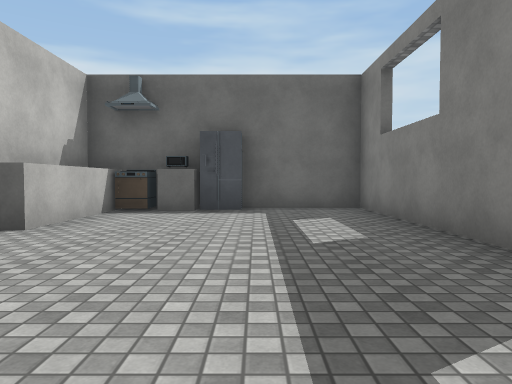
View 1 (above)

23 first-person views from a walk through a Unity game level. The camera is 1.2 m above the floor, tilts 2° down and sees 70° across. Doors are open. The floor is counted in squares, 2.06 m on a side. Each view is taken from the middle of a square. On the plan, view 1 faces up. The plan holds only what a view shows up to about 10 squares ahead; the rest is blank. The place goes on beyond the plan. The player is left out. Some surface patterns are stand-ins.

View 2
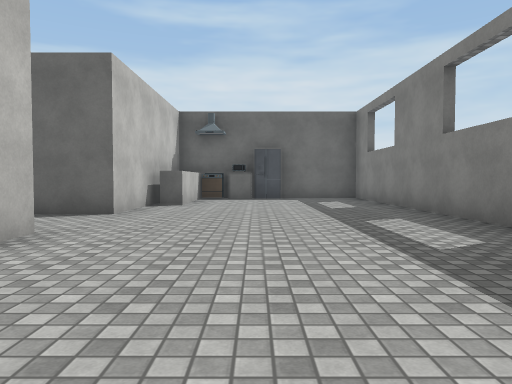

View 3
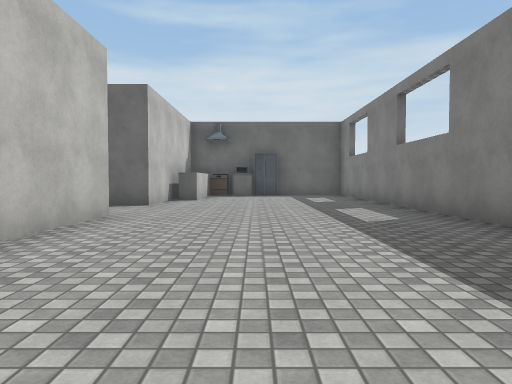

View 4
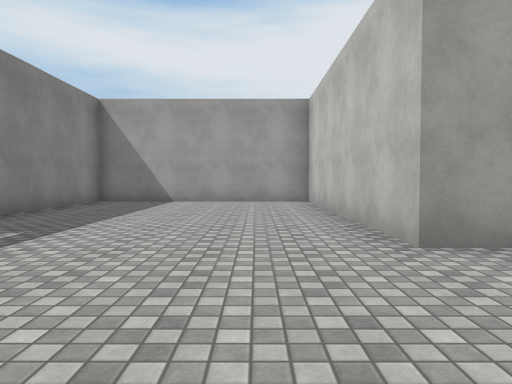

View 5
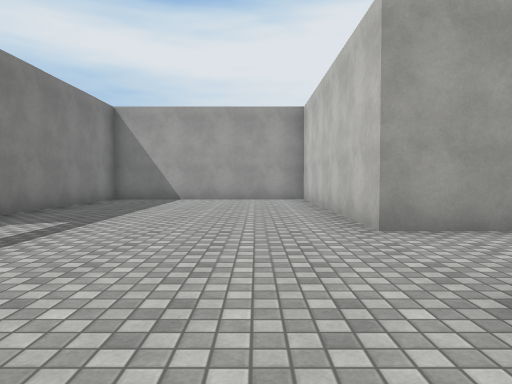

View 6
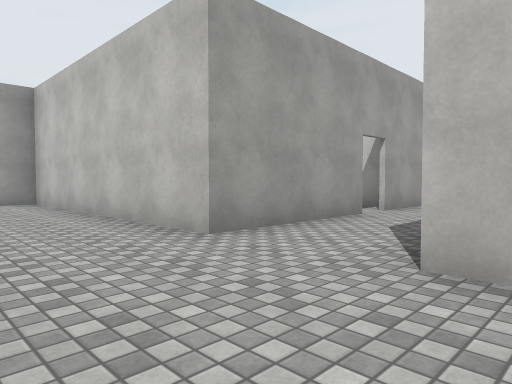

View 7
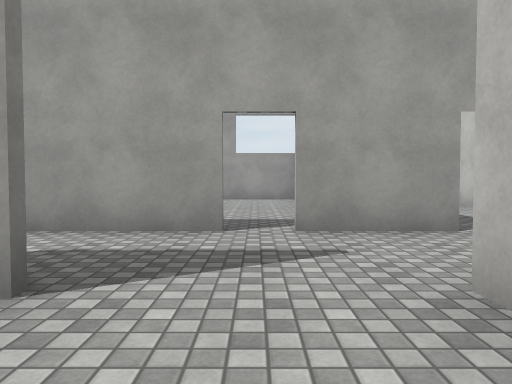

View 8
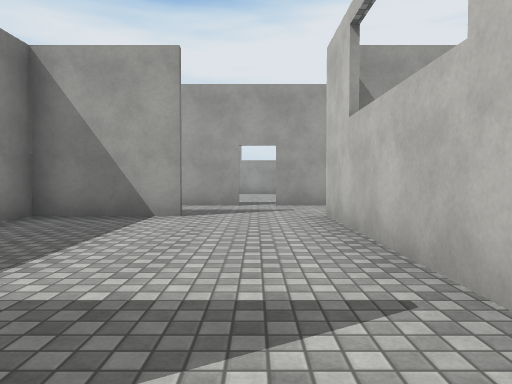

View 9
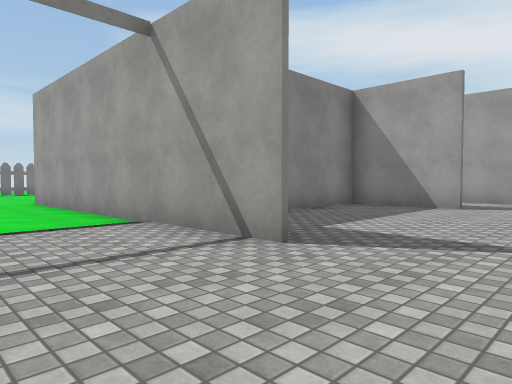

View 10
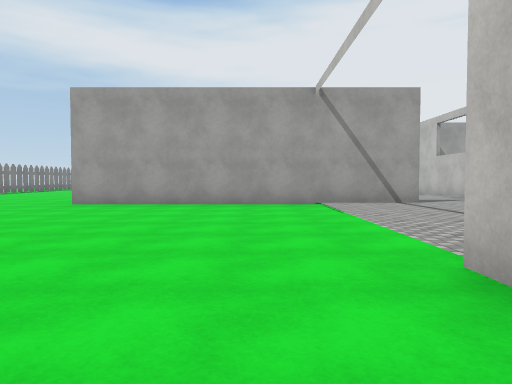

View 11
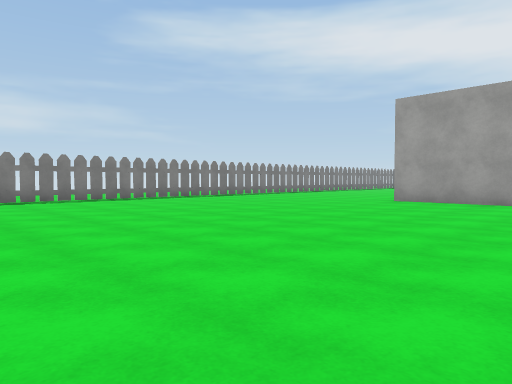

View 12
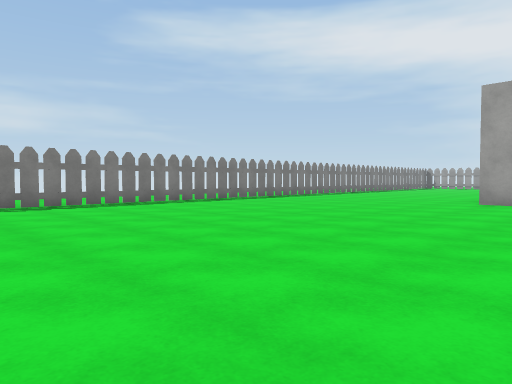

View 13
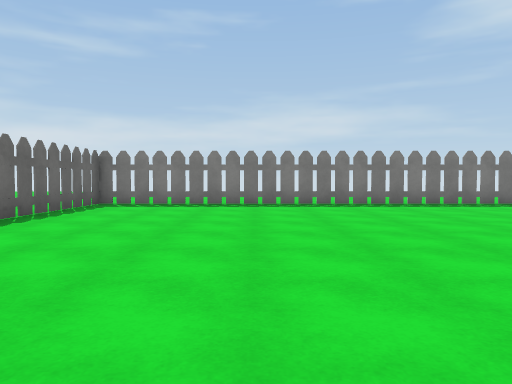

View 14
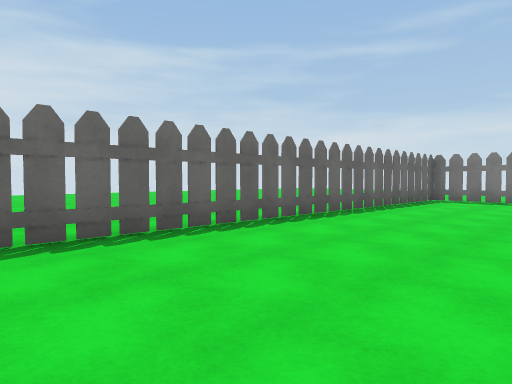

View 15
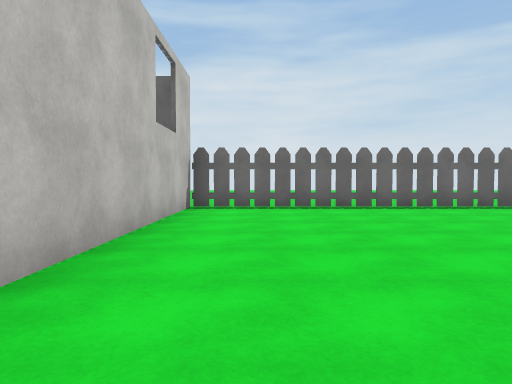

View 16
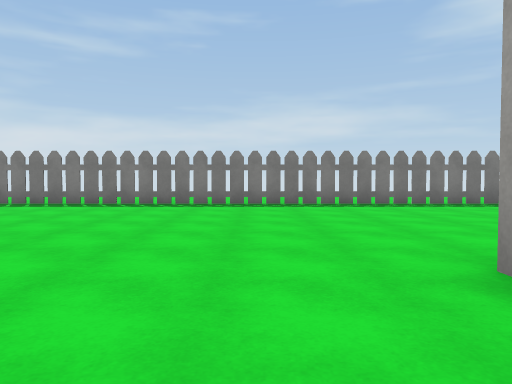

View 17
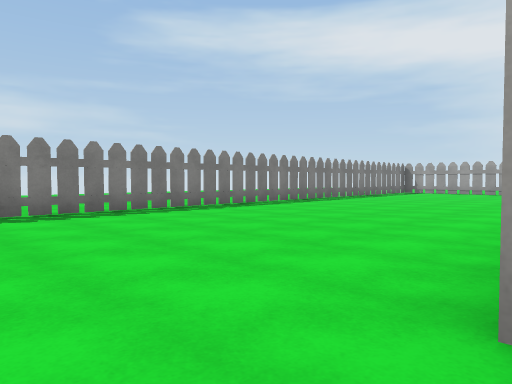

View 18
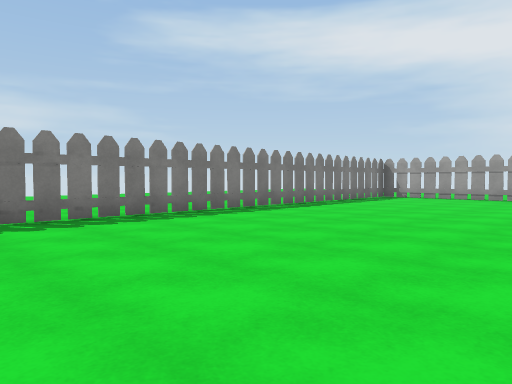

View 19
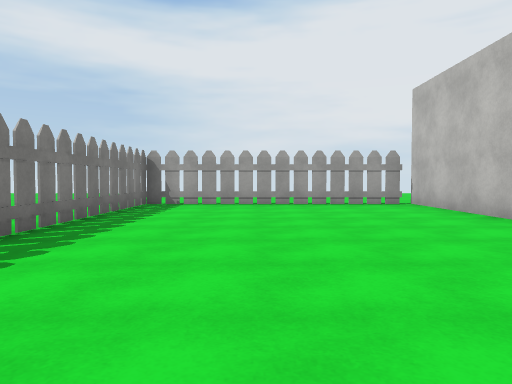

View 20
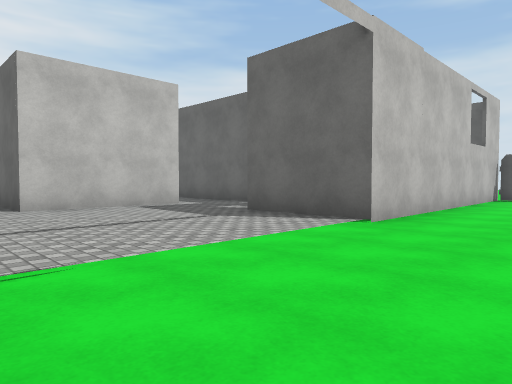

View 21
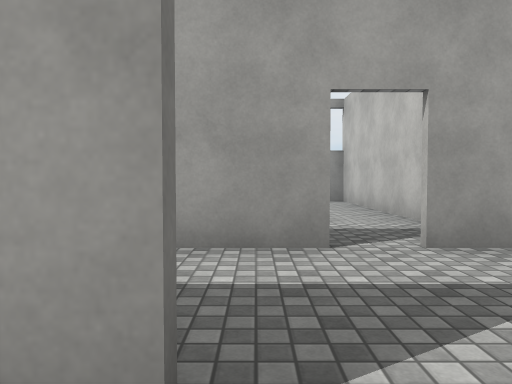

View 22
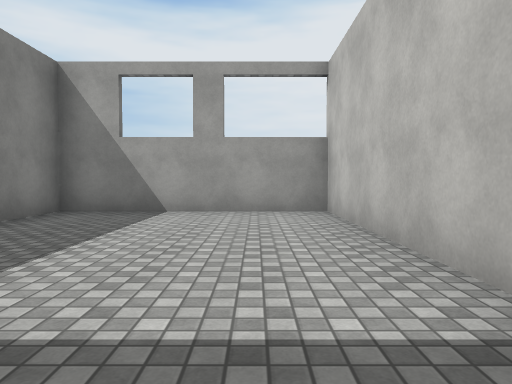

View 23
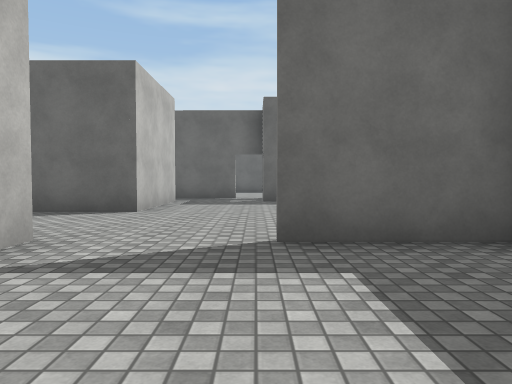

### Floor plan
Ten units are one square. View 1 is at (0, 0); x grows to the right and y downward. Boxes are objects, and circles mark ways between rooms. Rooms are numbered by the first view taken in them; rooms with no view inside come last. Other rooms are left out.
<svg viewBox="-90 -211 180 284">
<path fill="none" stroke="#000" d="M-68 1 -34 1 -34 66M-31 66 21 66 21 -74 -4 -74M-34 -70 -34 -21 -48 -21M-85 1 -74 1M-26 -75 -26 -42M-59 -22 -35 -22 -35 -46M-81 -75 -81 -20M-36 -74 -59 -74M-6 -75 24 -75M-59 -75 -26 -75M-81 -138 -81 -105M23 32 23 68M26 66 85 66 85 -206 -34 -206 -34 -136 -59 -136M-83 5 -83 66 -31 66M-35 66 -35 50"/>
<rect x="-25" y="-75" width="10" height="10" fill="#bbb"><title>stove</title></rect>
<rect x="-15" y="-75" width="10" height="10" fill="#bbb"><title>fridge</title></rect>
<circle cx="-65" cy="-20" r="3" fill="#2a7"/>
<circle cx="-70" cy="0" r="3" fill="#2a7"/>
<circle cx="-65" cy="-70" r="3" fill="#2a7"/>
<text x="-10" y="0">1</text>
<text x="-60" y="-50">2</text>
<text x="30" y="-90">3</text>
<text x="-60" y="30">4</text>
</svg>
Room 1 opens to room 2. Room 1 opens to room 4. Room 2 opens to room 3.

Where each view was taken, in squares from view 1:
view 1: 0 up, 0 right, facing up
view 2: 4 down, 1 left, facing up
view 3: 6 down, 1 left, facing up
view 4: 3 up, 2 left, facing down
view 5: 4 up, 2 left, facing down
view 6: 3 up, 1 left, facing down-left
view 7: 4 up, 7 left, facing down
view 8: 8 up, 7 left, facing down
view 9: 10 up, 8 left, facing down-right
view 10: 16 up, 2 left, facing down
view 11: 17 up, 2 left, facing down-right
view 12: 17 up, 0 right, facing down-right
view 13: 17 up, 0 right, facing right
view 14: 17 up, 2 left, facing up-right
view 15: 13 up, 2 left, facing up
view 16: 9 up, 0 right, facing right
view 17: 9 up, 2 right, facing down-right
view 18: 5 up, 3 right, facing down-right
view 19: 2 up, 6 right, facing down
view 20: 9 up, 1 left, facing up-left
view 21: 3 up, 6 left, facing down
view 22: 0 up, 7 left, facing down
view 23: 4 up, 6 left, facing up
